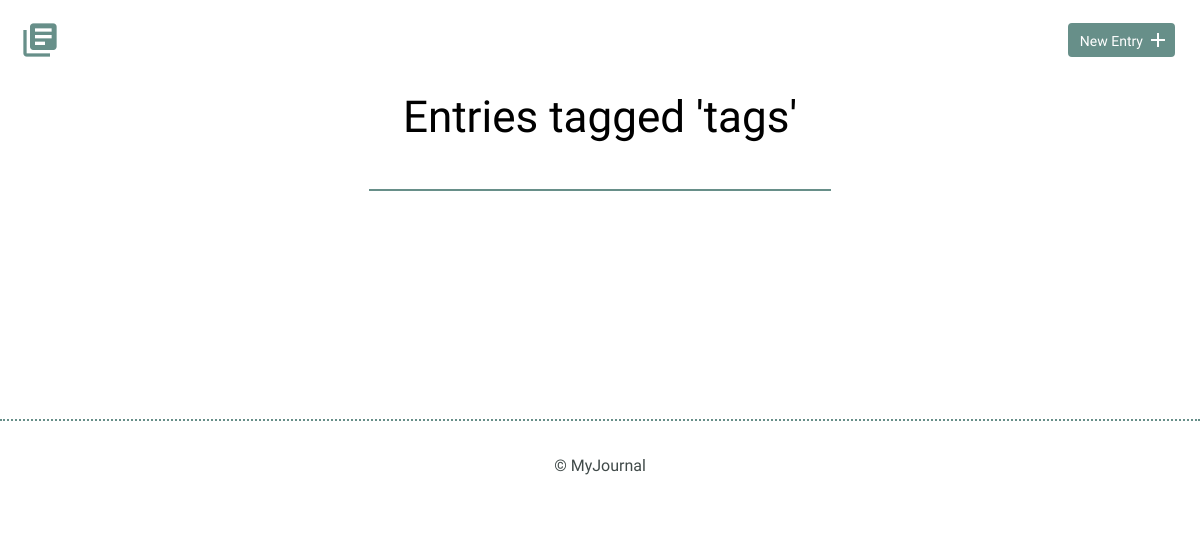
The app's page /index.php?tag=tags, older data.
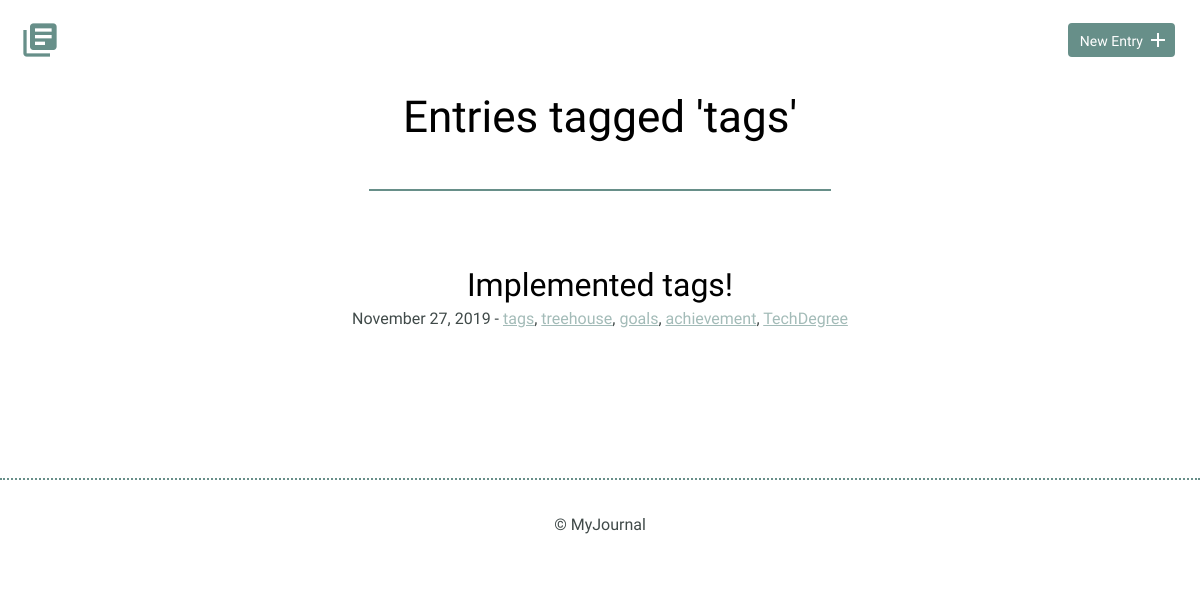
The same page, newer data.
### tables this page shows
CREATE TABLE "entries" (
	"id"	INTEGER,
	"title"	TEXT,
	"date"	TEXT,
	"time_spent"	INTEGER,
	"learned"	BLOB,
	"resources"	BLOB,
	"tags"	BLOB,
	PRIMARY KEY("id")
);

### inc/functions.php (called while the page is built, shortened)
<?php
function get_entries_list($tag=null){
  include("connection.php");
  try {
    $sql = "SELECT * FROM entries";
    if (isset($tag)){
      $sql .= " WHERE tags LIKE '%$tag%'";
    }
    $sql .= " ORDER BY date DESC";
    $results = $db->prepare($sql);
    $results->execute();
    $entries = $results->fetchAll(PDO::FETCH_ASSOC);
    return $entries;
  } catch (Exception $e){
    return array();
  }
}
function get_tags($entry){
  $tags = [];
  $raw_tags = $entry['tags'];
  $exploded_tags = explode(',',$raw_tags);
  foreach ($exploded_tags as $exploded_tag){
    $tags[] = trim($exploded_tag);
  }
  return $tags;
}

### index.php (the view, shortened to what this page needs)
<?php
require_once('./inc/connection.php');
include('./inc/functions.php');
$tag=null;
$pageTitle="All Entries";
if(isset($_GET['tag'])){
  $tag = filter_input(INPUT_GET,'tag',FILTER_SANITIZE_STRING);
  $pageTitle = "Entries tagged '$tag'";
}
include('./inc/header.php');
?>
<section>
  <div class="container">
    <h1><?= $pageTitle; ?></h1>
    <hr />
    <div class="entry-list">
      <?php
      foreach(get_entries_list($tag) as $entry) {
      $vardate = explode('-',$entry['date']);
      $year = intval($vardate[0]);
      $month = date('F',mktime(0,0,0,intval($vardate[1])));
      $date = intval($vardate[2]);
      $tags = get_tags($entry);
      ?>
      <article>
        <h2><a href="detail.php?id=<?= $entry['id']; ?>"><?= $entry['title']; ?></a></h2>
        <time datetime="<?= $entry['date'] ?>"><?= $month; ?> <?= $date ?>, <?= $year; ?></time>
        -
        <span>
          <?php
          $tags_output = [];
          foreach($tags as $tag){
            $tags_output[] = "<a href='index.php?tag=$tag'>$tag</a>";
          }
          echo implode(", ",$tags_output);
          ?>
        </span>
      </article>
      <?php } ?>
    </div>
  </div>
</section>
<?php
include('./inc/footer.php');
?>

Row changes from the older to the newer data that the page shows:
added entries: title "Implemented tags!", date "November", date "27", date "2019", tag "tags treehouse goals achievement TechDegree", tags_output ", , , ,"
